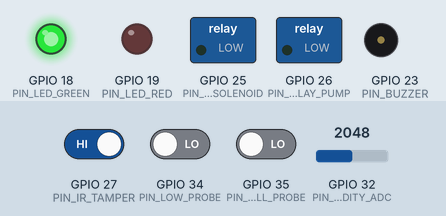
A sketch run on a simulated ESP32. On the bench: switched loads named in the sketch (green lamp = pin HIGH), output pins drawn as LEDs (lit = HIGH), buzzer (waves = sounding, pin HIGH). Inputs (shaded band) come from the test bench; at power-on: GPIO 32 (PIN_TURBIDITY_ADC) = 2048, GPIO 27 (PIN_IR_TAMPER) HIGH, GPIO 34 (PIN_LOW_PROBE) LOW, GPIO 35 (PIN_FULL_PROBE) LOW (analog values on the 0–4095 scale). WiFi joins after 1.5 s; servers stay silent unless stated; uploads are accepted with an empty reply; pins used as bus, display or sensor lines are not drawn; what the sketch prints to the serial monitor is not drawn.

Above: at 3.7 s.
3.8 s: GPIO 32 (PIN_TURBIDITY_ADC) set to 1997
At 4.6 s:
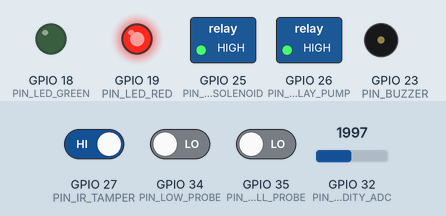
6.8 s: GPIO 32 (PIN_TURBIDITY_ADC) set to 2866
At 8.0 s:
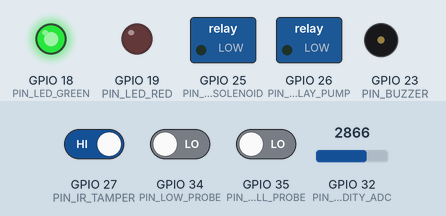
8.3 s: GPIO 32 (PIN_TURBIDITY_ADC) set to 2047
At 9.6 s:
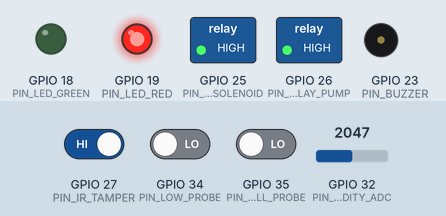
Timing chart, 0 to 19.2 s (numbered marks = the images above; inputs shaded):
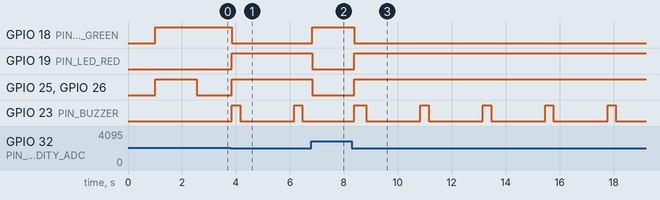

The sketch:

aquaguard_esp32.ino
```cpp
/* ==============================================================================
 *  🚰 AquaGuard: ESP32 IoT Prototype Firmware
 *  Real-Time Multi-Sensor Telemetry & Firebase Realtime Database Sync
 * ==============================================================================
 *  Department of Electronics and Communication Engineering
 *  Thiagarajar College of Engineering (TCE), Madurai - Team 5
 * ==============================================================================
 *  HARDWARE PINOUT CONFIGURATION:
 *  - Turbidity Sensor Analog Out : GPIO 32 (ADC1_CH4 via 5V-to-3.3V divider)
 *  - HW-038 LOW Level Probe      : GPIO 34 (Input-only, pull-down)
 *  - HW-038 FULL Level Probe     : GPIO 35 (Input-only, pull-down)
 *  - HW-038 Probe Power Gate     : GPIO 21 (Pulsed 5ms to prevent galvanic rust)
 *  - IR Lid Tamper Proximity     : GPIO 27 (Digital Input, LOW = Obstacle/Lid off)
 *  - Relay CH1 (12V Solenoid)    : GPIO 25 (Active-LOW optocoupled relay)
 *  - Relay CH2 (Water Pump)      : GPIO 26 (Active-LOW optocoupled relay)
 *  - Active 5V Piezo Buzzer      : GPIO 23 (Active HIGH)
 *  - Status Green LED (Healthy)  : GPIO 18 (Active HIGH)
 *  - Status Red LED (Alarm/Dirty): GPIO 19 (Active HIGH)
 * ==============================================================================
 */

#include <WiFi.h>
#include <HTTPClient.h>
#include <WiFiClientSecure.h>

// -----------------------------------------------------------------------------
// 1. NETWORK & FIREBASE CREDENTIALS (REPLACE WITH YOUR DETAILS)
// -----------------------------------------------------------------------------
const char* WIFI_SSID     = "YOUR_WIFI_SSID";
const char* WIFI_PASSWORD = "YOUR_WIFI_PASSWORD";

// Your Firebase Realtime Database URL (without trailing slash)
// Example: "https://aquaguard-tce-default-rtdb.firebaseio.com"
const char* FIREBASE_HOST = "https://YOUR-PROJECT-ID-default-rtdb.firebaseio.com";

// Optional Database Secret/Auth token (leave empty if rules allow read/write)
const char* FIREBASE_AUTH = "";

// -----------------------------------------------------------------------------
// 2. PIN DEFINITIONS
// -----------------------------------------------------------------------------
#define PIN_TURBIDITY_ADC   32
#define PIN_LOW_PROBE       34
#define PIN_FULL_PROBE      35
#define PIN_PROBE_POWER     21
#define PIN_IR_TAMPER       27

#define PIN_RELAY_SOLENOID  25
#define PIN_RELAY_PUMP      26
#define PIN_BUZZER          23
#define PIN_LED_GREEN       18
#define PIN_LED_RED         19

// Turbidity voltage thresholds (at sensor 5V scale)
const float TURBIDITY_DIRTY_THRESH  = 2.50; // Below 2.5V = DIRTY (Contamination!)
const float TURBIDITY_CLOUDY_THRESH = 3.50; // Between 2.5V and 3.5V = CLOUDY

// -----------------------------------------------------------------------------
// 3. OPERATIONAL STATE VARIABLES
// -----------------------------------------------------------------------------
bool pumpState      = false;
bool valveState     = false;
bool alarmState     = false;
String currentMode  = "AUTO";
unsigned long lastUploadTime = 0;
const unsigned long UPLOAD_INTERVAL = 2000; // Push telemetry every 2 seconds

// Buzzer alert pattern: 5 alert pulses with 2-second gap (2000ms)
bool prevHazardState         = false;
int buzzerBeepsRemaining     = 0;
unsigned long buzzerTimer    = 0;
bool buzzerIsBeeping         = false;
const unsigned long BEEP_DUR = 250;  // 250ms audible tone
const unsigned long BEEP_GAP = 2000; // 2 seconds gap between beeps

// -----------------------------------------------------------------------------
// 4. SENSOR READING FUNCTIONS
// -----------------------------------------------------------------------------

// Reads turbidity with a 64-sample median oversampled filter
float readTurbidityVoltage() {
  uint32_t adcSum = 0;
  for (int i = 0; i < 64; i++) {
    adcSum += analogRead(PIN_TURBIDITY_ADC);
    delayMicroseconds(250);
  }
  float rawADC = adcSum / 64.0;
  // Convert 12-bit ADC (0 - 4095) to 3.3V reference
  float pinVoltage = (rawADC / 4095.0) * 3.3;
  // Account for 5V to 3.3V resistor voltage divider (scale ~1.5x)
  float sensorVoltage = pinVoltage * 1.515;
  if (sensorVoltage > 5.0) sensorVoltage = 5.0;
  return sensorVoltage;
}

// Estimates NTU clarity from voltage curve
float calculateNTU(float voltage) {
  if (voltage >= 4.2) return 3.5;
  if (voltage >= 3.5) return 15.0;
  if (voltage >= 2.5) return 65.0;
  return 240.0; // Highly contaminated
}

// Reads liquid probes with pulsed 5ms energization to eliminate galvanic rust
void readLiquidLevel(bool &lowDetected, bool &fullDetected, int &percent, String &stateLabel) {
  // Pulse power pin HIGH
  digitalWrite(PIN_PROBE_POWER, HIGH);
  delay(5); // Allow water conductivity settling

  lowDetected  = digitalRead(PIN_LOW_PROBE) == HIGH;
  fullDetected = digitalRead(PIN_FULL_PROBE) == HIGH;

  // Turn power OFF immediately
  digitalWrite(PIN_PROBE_POWER, LOW);

  if (fullDetected) {
    percent = 95;
    stateLabel = "FULL";
  } else if (lowDetected) {
    percent = 55;
    stateLabel = "MID";
  } else {
    percent = 15;
    stateLabel = "LOW";
  }
}

// -----------------------------------------------------------------------------
// 5. FIREBASE REST JSON UPLOAD
// -----------------------------------------------------------------------------
void uploadTelemetryToFirebase(
  int levelPercent,
  String levelState,
  bool lowSensor,
  bool fullSensor,
  float turbVoltage,
  float turbNTU,
  String turbStatus,
  bool lidTampered,
  bool pump,
  bool valve,
  bool alarm,
  String systemState,
  String systemStateLabel
) {
  if (WiFi.status() != WL_CONNECTED) {
    Serial.println("[Wi-Fi] Disconnected! Skipping Firebase sync.");
    return;
  }

  WiFiClientSecure client;
  client.setInsecure(); // Uses TLS without storing root certificate locally

  HTTPClient https;
  String url = String(FIREBASE_HOST) + "/tank/live.json";
  if (strlen(FIREBASE_AUTH) > 0) {
    url += "?auth=" + String(FIREBASE_AUTH);
  }

  if (https.begin(client, url)) {
    https.addHeader("Content-Type", "application/json");

    // Construct valid JSON telemetry payload expected by AquaGuard web dashboard
    String json = "{";
    json += "\"levelPercent\":" + String(levelPercent) + ",";
    json += "\"levelState\":\"" + levelState + "\",";
    json += "\"lowSensor\":" + String(lowSensor ? "true" : "false") + ",";
    json += "\"fullSensor\":" + String(fullSensor ? "true" : "false") + ",";
    json += "\"turbidityVoltage\":" + String(turbVoltage, 2) + ",";
    json += "\"turbidityNTU\":" + String(turbNTU, 1) + ",";
    json += "\"turbidityStatus\":\"" + turbStatus + "\",";
    json += "\"objectDetected\":" + String(lidTampered ? "true" : "false") + ",";
    json += "\"pump\":" + String(pump ? "true" : "false") + ",";
    json += "\"valve\":" + String(valve ? "true" : "false") + ",";
    json += "\"alarm\":" + String(alarm ? "true" : "false") + ",";
    json += "\"mode\":\"" + currentMode + "\",";
    json += "\"systemState\":\"" + systemState + "\",";
    json += "\"systemStateLabel\":\"" + systemStateLabel + "\",";
    json += "\"wifiRssi\":" + String(WiFi.RSSI()) + ",";
    json += "\"isOnline\":true,";
    json += "\"lastSeen\":{\".sv\":\"timestamp\"}"; // Firebase server timestamp
    json += "}";

    int httpResponseCode = https.PUT(json);
    if (httpResponseCode > 0) {
      Serial.printf("[Firebase] PUT Status: %d | Data synced successfully.\n", httpResponseCode);
    } else {
      Serial.printf("[Firebase] PUT Error: %s\n", https.errorToString(httpResponseCode).c_str());
    }
    https.end();
  }
}

// -----------------------------------------------------------------------------
// 6. SETUP & INITIALIZATION
// -----------------------------------------------------------------------------
void setup() {
  Serial.begin(115200);
  delay(1000);
  Serial.println("\n==================================================");
  Serial.println("  🚰 AquaGuard ESP32 Prototype Initializing...   ");
  Serial.println("==================================================");

  // Configure Pin Modes
  pinMode(PIN_LOW_PROBE, INPUT);
  pinMode(PIN_FULL_PROBE, INPUT);
  pinMode(PIN_IR_TAMPER, INPUT_PULLUP);
  pinMode(PIN_PROBE_POWER, OUTPUT);
  digitalWrite(PIN_PROBE_POWER, LOW);

  pinMode(PIN_RELAY_SOLENOID, OUTPUT);
  pinMode(PIN_RELAY_PUMP, OUTPUT);
  pinMode(PIN_BUZZER, OUTPUT);
  pinMode(PIN_LED_GREEN, OUTPUT);
  pinMode(PIN_LED_RED, OUTPUT);

  // Relays are active-LOW: HIGH = OFF (safe default)
  digitalWrite(PIN_RELAY_SOLENOID, HIGH);
  digitalWrite(PIN_RELAY_PUMP, HIGH);
  digitalWrite(PIN_BUZZER, LOW);
  digitalWrite(PIN_LED_GREEN, HIGH);
  digitalWrite(PIN_LED_RED, LOW);

  // Configure ADC1
  analogReadResolution(12);
  analogSetAttenuation(ADC_11db);

  // Connect to Wi-Fi
  Serial.printf("[Wi-Fi] Connecting to SSID: %s ", WIFI_SSID);
  WiFi.mode(WIFI_STA);
  WiFi.begin(WIFI_SSID, WIFI_PASSWORD);

  int attempts = 0;
  while (WiFi.status() != WL_CONNECTED && attempts < 25) {
    delay(500);
    Serial.print(".");
    attempts++;
  }

  if (WiFi.status() == WL_CONNECTED) {
    Serial.printf("\n[Wi-Fi] Connected! IP: %s | RSSI: %d dBm\n", WiFi.localIP().toString().c_str(), WiFi.RSSI());
  } else {
    Serial.println("\n[Wi-Fi] Connection timed out! Continuing in autonomous local mode.");
  }
}

// -----------------------------------------------------------------------------
// 7. MAIN REPETITIVE CONTROL LOOP (FreeRTOS Core 1 execution)
// -----------------------------------------------------------------------------
void loop() {
  // A. Read Sensors
  float turbVoltage = readTurbidityVoltage();
  float turbNTU     = calculateNTU(turbVoltage);
  String turbStatus = "CLEAR";
  if (turbVoltage < TURBIDITY_DIRTY_THRESH) {
    turbStatus = "DIRTY";
  } else if (turbVoltage < TURBIDITY_CLOUDY_THRESH) {
    turbStatus = "CLOUDY";
  }

  bool lowSensor = false, fullSensor = false;
  int levelPercent = 50;
  String levelState = "MID";
  readLiquidLevel(lowSensor, fullSensor, levelPercent, levelState);

  // IR sensor: LOW when lid is off or obstacle blocking beam
  bool lidTampered = digitalRead(PIN_IR_TAMPER) == LOW;

  // B. Safety Interlock Decision Engine
  bool isHazard = (turbStatus == "DIRTY") || lidTampered;
  String systemState = "IDLE_NORMAL";
  String systemStateLabel = "Normal Autonomous Mode";

  if (isHazard) {
    alarmState = true;
    valveState = false; // Emergency: Clamp municipal inlet immediately
    pumpState  = false; // Emergency: Shut down distribution pump

    digitalWrite(PIN_RELAY_SOLENOID, HIGH); // Cut valve (Active LOW)
    digitalWrite(PIN_RELAY_PUMP, HIGH);     // Cut pump (Active LOW)
    digitalWrite(PIN_LED_RED, HIGH);         // Red Alert LED
    digitalWrite(PIN_LED_GREEN, LOW);

    // Trigger 5 alert buzzer pulses with 2-second gap on entering hazard state
    if (!prevHazardState) {
      buzzerBeepsRemaining = 5;
      buzzerTimer = millis();
      buzzerIsBeeping = true;
      digitalWrite(PIN_BUZZER, HIGH);
    }

    if (turbStatus == "DIRTY") {
      systemState = "CONTAMINATION_ALERT";
      systemStateLabel = "Contamination Detected – Inlet Clamped";
    } else {
      systemState = "OBJECT_DETECTED";
      systemStateLabel = "Lid Tampering / Intrusion Active";
    }
  } else {
    alarmState = false;
    buzzerBeepsRemaining = 0;
    buzzerIsBeeping = false;
    digitalWrite(PIN_BUZZER, LOW);
    digitalWrite(PIN_LED_RED, LOW);
    digitalWrite(PIN_LED_GREEN, HIGH); // Healthy green LED

    // C. Autonomous Hysteresis Level Control
    if (currentMode == "AUTO") {
      if (levelPercent <= 20) {
        // Tank LOW -> Trigger Inflow
        valveState = true;
        pumpState  = true;
        systemState = "FILLING";
        systemStateLabel = "Tank Low (20%) – Filling Active";
      } else if (levelPercent >= 90) {
        // Tank FULL -> Auto Cutoff
        valveState = false;
        pumpState  = false;
        systemState = "TANK_FULL";
        systemStateLabel = "Tank Full (90%) – Inflow Cutoff";
      }

      // Assert physical relay states (Active LOW: LOW = ON, HIGH = OFF)
      digitalWrite(PIN_RELAY_SOLENOID, valveState ? LOW : HIGH);
      digitalWrite(PIN_RELAY_PUMP, pumpState ? LOW : HIGH);
    }
  }

  prevHazardState = isHazard;

  // Non-blocking 5-pulse buzzer sounder with 2-second gap
  if (buzzerBeepsRemaining > 0) {
    unsigned long elapsed = millis() - buzzerTimer;
    if (buzzerIsBeeping) {
      if (elapsed >= BEEP_DUR) {
        digitalWrite(PIN_BUZZER, LOW);
        buzzerIsBeeping = false;
        buzzerTimer = millis();
        buzzerBeepsRemaining--;
      }
    } else {
      if (elapsed >= BEEP_GAP && buzzerBeepsRemaining > 0) {
        digitalWrite(PIN_BUZZER, HIGH);
        buzzerIsBeeping = true;
        buzzerTimer = millis();
      }
    }
  } else {
    digitalWrite(PIN_BUZZER, LOW);
  }

  // D. Periodic Telemetry Streaming to Firebase (Every 2 seconds)
  if (millis() - lastUploadTime >= UPLOAD_INTERVAL) {
    lastUploadTime = millis();
    uploadTelemetryToFirebase(
      levelPercent,
      levelState,
      lowSensor,
      fullSensor,
      turbVoltage,
      turbNTU,
      turbStatus,
      lidTampered,
      pumpState,
      valveState,
      alarmState,
      systemState,
      systemStateLabel
    );
  }

  delay(50); // 20 Hz loop frequency
}
```

Measured:
- the behaviour switches between 2048 and 2047 on GPIO 32 (PIN_TURBIDITY_ADC) (found by bisection; images 0 and 1)
- after the input at 3.8 s, GPIO 18 (PIN_LED_GREEN): HIGH → LOW at once; GPIO 19 (PIN_LED_RED), GPIO 25 (PIN_RELAY_SOLENOID), GPIO 26 (PIN_RELAY_PUMP): LOW → HIGH at once; GPIO 23 (PIN_BUZZER): alternates HIGH for 0.31 s and LOW for 2.0 s, starting at once
- after the input at 6.8 s, GPIO 18 (PIN_LED_GREEN): LOW → HIGH at once; GPIO 19 (PIN_LED_RED), GPIO 25 (PIN_RELAY_SOLENOID), GPIO 26 (PIN_RELAY_PUMP): HIGH → LOW at once
- after the input at 8.3 s, GPIO 18 (PIN_LED_GREEN): HIGH → LOW after 0.09 s; GPIO 19 (PIN_LED_RED), GPIO 25 (PIN_RELAY_SOLENOID), GPIO 26 (PIN_RELAY_PUMP): LOW → HIGH after 0.09 s; GPIO 23 (PIN_BUZZER): LOW → HIGH after 0.09 s, then repeats every 2.3 s: LOW 2.0 s, HIGH 0.31 s
